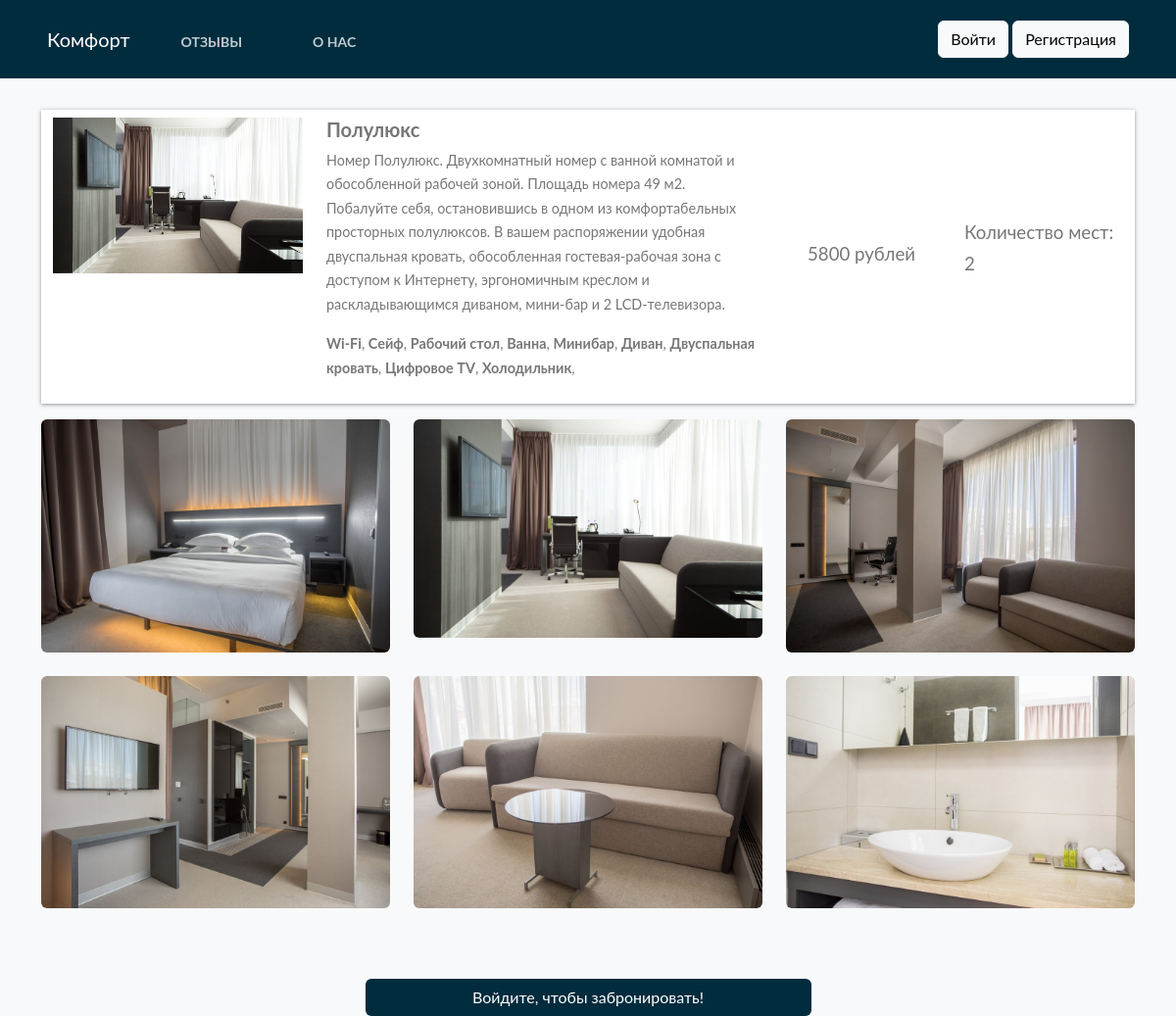
Screenshot of /hotel-detail/30beaa7231174cb182cc0f1ef42c7dba/ with the database file from the repository.
### home/models.py (models this page shows, shortened)
class BaseModel(models.Model):
    uid = models.UUIDField(default=uuid.uuid4   , editable=False , primary_key=True)
    created_at = models.DateField(auto_now_add=True)
    updated_at = models.DateField(auto_now_add=True)
    class Meta:
        abstract = True

class Hotel(BaseModel):
    hotel_name = models.CharField(max_length=100, verbose_name = "Название номера")
    hotel_price = models.IntegerField(verbose_name = "Цена номера")
    description = models.TextField(max_length=500, verbose_name = "Описание")
    amenities = models.ManyToManyField(Amenities, verbose_name = "Удобства номера")
    room_count = models.IntegerField(default=1, verbose_name = "Количество бронирований")
    people_capacity = models.IntegerField(default=0, verbose_name = "Вместимость")

class HotelImages(BaseModel):
    hotel= models.ForeignKey(Hotel ,related_name="images", on_delete=models.CASCADE, verbose_name = "Название номера")
    images = models.ImageField(upload_to="hotels", verbose_name = "Изображение")

class Amenities(BaseModel):
    amenity_name = models.CharField(max_length=100)

### home/views.py (the view, shortened to what this page needs)
# urls.py: path('hotel-detail/<uid>/' , hotel_detail , name="hotel_detail"),
def hotel_detail(request,uid):
    hotel_obj = Hotel.objects.get(uid = uid)
    return render(request , 'hotel_detail.html' ,{
        'hotels_obj' :hotel_obj
    })

### templates/hotel_detail.html
{% extends "base.html" %}
{%  block start %}
<div class="container mt-5 pt-5">
    <div class="row search-card-result">
        <div class="col-md-3">
        <a href="/hotel-detail/{{hotels_obj.uid}}">
            <img class="img-fluid" src="/media/{{hotels_obj.images.first.images}}" alt="Card image cap">
        </a></div>
        <div class="col-md-5" style="display: flex;align-content: center;flex-wrap: wrap;">
            <h5>{{hotels_obj.hotel_name}}</h5>
            <p>
                {{hotels_obj.description}}
            </p>
            <p>
                {%for amenitie in hotels_obj.amenities.all %}
                <b>{{amenitie.amenity_name}}</b>,
                {% endfor %}
            </p>
        </div>
        <div class="col-md-2 border-left text-center more-offers" style="display:flex;justify-content: center;align-items: center;">
            <p style="font-size: 14pt;">{{hotels_obj.hotel_price}} рублей</p>
        </div>
        <div class="col-md-2" style="display:flex;justify-content: center;align-items: center;">
            <p style="font-size: 14pt">Количество мест: {{hotels_obj.people_capacity}}</p>
        </div>
    </div>
        <div class="row gallery" style="justify-content: center;">
            {% for image in hotels_obj.images.all %}
              <div class="col-md-4">
                <img src="/media/{{image.images}}" class="w-100 shadow-1-strong rounded mb-4"/>
              </div>
            {%endfor %}
        </div>
    {% if request.user.is_authenticated %}
    <div class="filter-card">
        <h5>Забронировать</h5>
        {%include "messages.html"%}
        <form method="post">
            {% csrf_token %}
            <div class="row form-group">
                <div class="col-md-12">
                    <label>Телефон</label>
                    <p>
                    <input type="text" name="phone_0" size="13" id="id_phone_0"  placeholder="+7 (999) 999-99-99 " required>
                    </p>
                </div>
                <div class="col-md-12">
                    <label for="mintopay">Заезд</label>
                    <p>
                        <input type="date" name="checkin" id="checkin"  class="form-control" required>
                    </p>
                </div>
                <div class="col-md-12">
                    <label for="maxtopay">Выезд</label>
                    <p>
                        <input type="date" name="checkout" id="checkout" class="form-control" required>
                    </p>
                </div>
            </div>
           {% if user.is_authenticated %}
            <div class="row form-group">
                <div class="col-md-12" style="display:flex;justify-content: center;">
                    <input type="submit"  style="margin-top:30px;  background-color:#002c3e; color:white;" class="btn mt-5 col-5" value="Забронировать">
                </div>
            </div>
            {% else %}
                <form class="form-inline ml-auto">
                    <a href="{% url 'login_page' %}" class="btn btn-info">Войти</a>
                    <a href="{% url 'register_page' %}" class="btn btn-info">Регистрация</a>
                </form>
            {% endif %}
        </form>
    </div>
    {% else %}
<div class="container" style="display:flex;justify-content: center;">
    <a style="margin-top:30px;  background-color:#002c3e; color:white;" href="{% url 'login' %}" class="btn mt-5 col-5">Войдите, чтобы забронировать!</a>
</div>
    {% endif %}
</div>
{% endblock %}

### templates/base.html (style rules this page uses)
body { font-family: "Lato", Arial, sans-serif; font-weight: 400; font-size: 16px; line-height: 1.7; background: #fff; color: #777; height: 100%; overflow: auto; }
.search-card-result { box-shadow: 0px 1px 4px rgba(41, 51, 57, 0.5); margin: 1rem 0; padding: 0.5rem 0; background-color: #fff; }
.search-card-result h5 { font-style: 1.1rem; font-weight: 700; }
.search-card-result p { font-size: 0.9rem; }
.search-card-result .more-offers p { margin-bottom: 0.3rem; }

### rows the page displays
Hotel: images.first.images (picture), hotel_name "Полулюкс", description "Номер Полулюкс. Двухкомнатный номер с ванной комнатой и обособленной рабочей зоной. Площадь номера 49 м2. Побалуйте себя, остановившись в одном из комфортабельных просторных полулюксов. В вашем распоряжении удобная двуспальная кровать, обособленная гостевая-рабочая зона с доступом к Интернету, эргономичным креслом и раскладывающимся диваном, мини-бар и 2 LCD-телевизора.", hotel_price "5800", people_capacity "2"
Amenities: amenity_name "Wi-Fi"
Amenities: amenity_name "Сейф"
Amenities: amenity_name "Рабочий стол"
Amenities: amenity_name "Ванна"
Amenities: amenity_name "Минибар"
Amenities: amenity_name "Диван"
Amenities: amenity_name "Двуспальная кровать"
Amenities: amenity_name "Цифровое TV"
Amenities: amenity_name "Холодильник"
HotelImages: images (picture)
HotelImages: images (picture)
HotelImages: images (picture)
HotelImages: images (picture)
HotelImages: images (picture)
HotelImages: images (picture)
